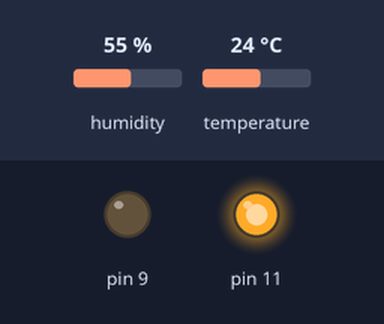
Bench run of a sketch on a simulated Arduino Uno, built with avr-gcc and run on an emulated ATmega328P. On the bench: output pins drawn as LEDs (lit = HIGH). Inputs (shaded band) come from the test bench; at power-on: humidity 55 %, temperature 24 °C. What the sketch prints to the serial monitor is not drawn.

Above: at 4.8 s.
4.9 s: humidity set to 68 %
7.9 s: humidity set to 71 %
At 8.6 s:
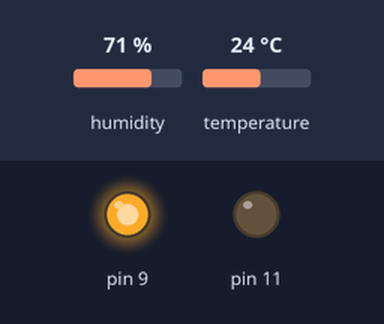
10.9 s: humidity set to 22 %
At 13.4 s:
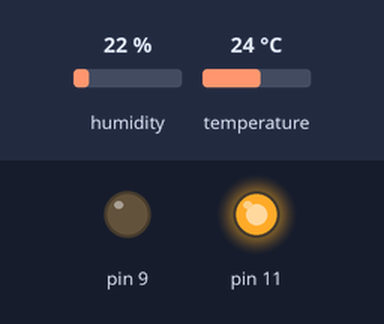
13.9 s: humidity set to 88 %
At 14.7 s:
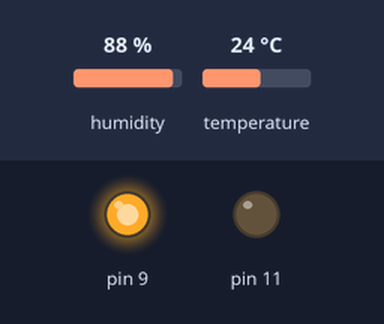
Timing chart, 0 to 16.9 s (numbered marks = the images above; inputs shaded):
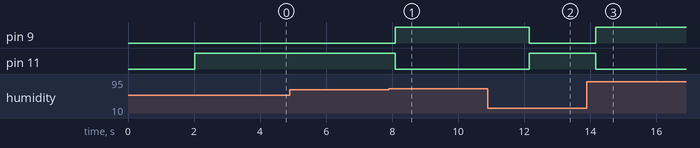

The sketch:

dht_19_09_11.ino
```cpp
#include <DHT.h>
#include <DHT_U.h>

#define DHTPIN 12
#define DHTTYPE DHT11

DHT dht(DHTPIN, DHTTYPE);

void setup() {
  // put your setup code here, to run once:
  pinMode(9, OUTPUT);
  pinMode(11, OUTPUT);
  Serial.begin(9600);
  Serial.println("DHT11 TEST");

  dht.begin();
}

void loop() {
  // put your main code here, to run repeatedly:
  delay(2000);

  float t = dht.readTemperature();
  float h = dht.readHumidity();

  Serial.print("온도");
  Serial.print(t);
  Serial.println("*c");
  Serial.print("습도");
  Serial.print(h);
  Serial.println('%');

  if(h >= 70)
  {
    digitalWrite(9, HIGH);
    digitalWrite(11, LOW);
  }

  else
  {
    digitalWrite(9, LOW);
    digitalWrite(11, HIGH);
  }
}
```

Measured:
- the behaviour switches between 69 and 70 % on humidity (found by bisection; images 0 and 1)
- after the input at 4.9 s, every drawn part: stays the same
- after the input at 7.9 s, pin 9: LOW → HIGH after 0.20 s; pin 11: HIGH → LOW after 0.20 s
- after the input at 10.9 s, pin 9: HIGH → LOW after 1.2 s; pin 11: LOW → HIGH after 1.2 s
- after the input at 13.9 s, pin 9: LOW → HIGH after 0.27 s; pin 11: HIGH → LOW after 0.27 s
